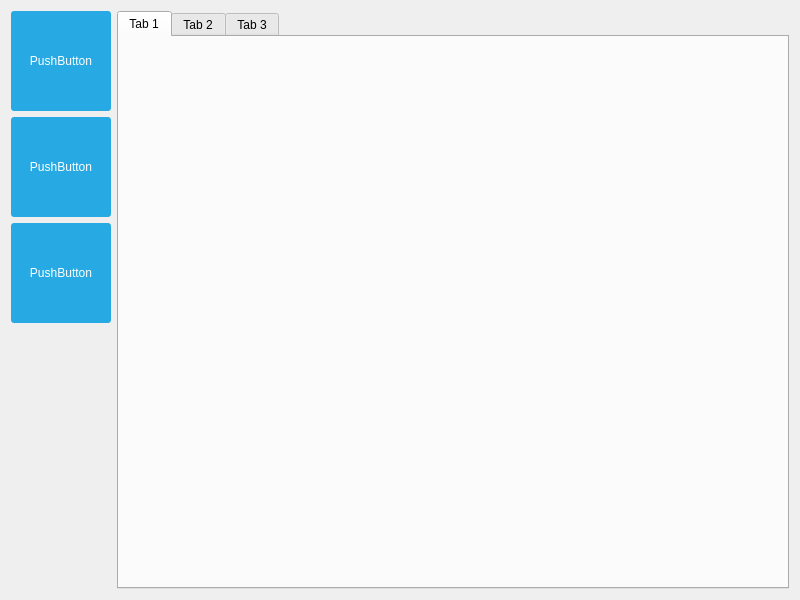
<?xml version="1.0" encoding="UTF-8"?>
<ui version="4.0">
 <class>MainWindow</class>
 <widget class="QMainWindow" name="MainWindow">
  <property name="geometry">
   <rect>
    <x>0</x>
    <y>0</y>
    <width>800</width>
    <height>600</height>
   </rect>
  </property>
  <property name="windowTitle">
   <string>MainWindow</string>
  </property>
  <property name="styleSheet">
   <string notr="true">QPushButton {
     color: white;
     background-color: #27a9e3;
     border-width: 0px;
     border-radius: 3px;
}

QPushButton:hover {
     color: white;
     background-color: #66c011;
     border-width: 0px;
     border-radius: 3px;
}

QPushButton:pressed {
     color: white;
     background-color: yellow;
     border-width: 0px;
     border-radius: 3px;
}

QPushButton[pagematches=true] {
     color: white;
     background-color: red;
     border-width: 0px;
     border-radius: 3px;
}</string>
  </property>
  <widget class="QWidget" name="centralwidget">
   <layout class="QHBoxLayout" name="horizontalLayout">
    <property name="leftMargin">
     <number>11</number>
    </property>
    <property name="topMargin">
     <number>11</number>
    </property>
    <property name="rightMargin">
     <number>11</number>
    </property>
    <property name="bottomMargin">
     <number>11</number>
    </property>
    <item>
     <layout class="QVBoxLayout" name="verticalLayout">
      <property name="leftMargin">
       <number>0</number>
      </property>
      <item>
       <widget class="QPushButton" name="button1">
        <property name="minimumSize">
         <size>
          <width>100</width>
          <height>100</height>
         </size>
        </property>
        <property name="text">
         <string>PushButton</string>
        </property>
       </widget>
      </item>
      <item>
       <widget class="QPushButton" name="button2">
        <property name="sizePolicy">
         <sizepolicy hsizetype="Fixed" vsizetype="Fixed">
          <horstretch>0</horstretch>
          <verstretch>0</verstretch>
         </sizepolicy>
        </property>
        <property name="minimumSize">
         <size>
          <width>100</width>
          <height>100</height>
         </size>
        </property>
        <property name="text">
         <string>PushButton</string>
        </property>
       </widget>
      </item>
      <item>
       <widget class="QPushButton" name="button3">
        <property name="minimumSize">
         <size>
          <width>100</width>
          <height>100</height>
         </size>
        </property>
        <property name="text">
         <string>PushButton</string>
        </property>
       </widget>
      </item>
      <item>
       <spacer name="verticalSpacer">
        <property name="orientation">
         <enum>Qt::Orientation::Vertical</enum>
        </property>
        <property name="sizeHint" stdset="0">
         <size>
          <width>20</width>
          <height>40</height>
         </size>
        </property>
       </spacer>
      </item>
     </layout>
    </item>
    <item>
     <widget class="QTabWidget" name="tabWidget">
      <property name="currentIndex">
       <number>0</number>
      </property>
      <widget class="QWidget" name="tab">
       <attribute name="title">
        <string>Tab 1</string>
       </attribute>
      </widget>
      <widget class="QWidget" name="tab_2">
       <attribute name="title">
        <string>Tab 2</string>
       </attribute>
      </widget>
      <widget class="QWidget" name="tab_3">
       <attribute name="title">
        <string>Tab 3</string>
       </attribute>
      </widget>
     </widget>
    </item>
   </layout>
  </widget>
 </widget>
 <resources/>
 <connections/>
</ui>
